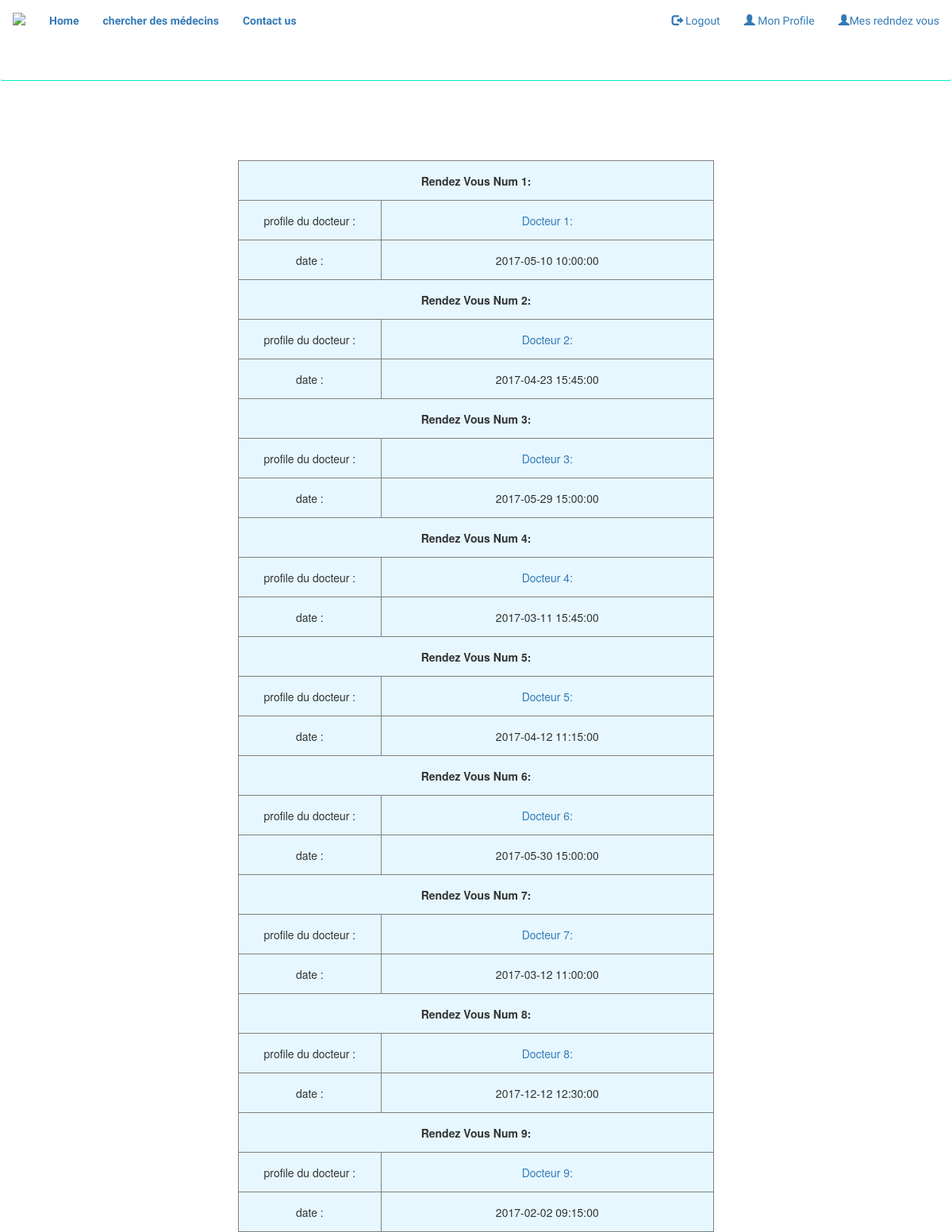
The app's page /myrdv.php (signed in) with its own data.
### tables this page shows
CREATE TABLE `rdv` (
  `id` int(11) NOT NULL,
  `puser` varchar(20) DEFAULT NULL,
  `duser` varchar(20) DEFAULT NULL,
  `date` datetime NOT NULL
);

### myrdv.php (the view, shortened to what this page needs)
<?php
include 'nav.php';
if ( isset($_SESSION['user'] ) && isset($_SESSION['type']) ){
   $conn = new mysqli("localhost", "id1811609_root", "aymen","id1811609_my_db");
   $sql = "SELECT * FROM rdv WHERE puser='".$_SESSION['user']."'";
   $rdv = $conn->query($sql);
   $i=0;
?>
<head>
  <link rel="stylesheet" href="\listecss.css">
</head>
<table border="1" width="50%" align="center">
<?php
while ($row = $rdv->fetch_assoc()) {
  $i++;
    ?>
  <tr><th colspan="2" > Rendez Vous Num <?php echo "$i: "; ?></a></th> </tr>
  <tr> <td width="30%"> profile du docteur : </td>     <td> <a href="\profile.php?user=<?php echo $row['duser'];?>" >  Docteur <?php echo "$i: "; ?> </a></td></tr>
  <tr> <td width="30%"> date : </td>     <td> <?php echo $row['date']; ?>  </td></tr>
<?php
}
}
else {
$url = 'index.php';
echo"<script>window.location = '$url';</script>";
exit();
}
?>

### nav.php (shortened to what this page needs)
<!DOCTYPE html>
<html lang="en">
<head>
  <link rel="stylesheet" href="https://maxcdn.bootstrapcdn.com/bootstrap/3.3.7/css/bootstrap.min.css">
  <link rel="stylesheet" href="\custom-nav.css">
</head>
<body>
<nav class="navbar">
    <div class="navbar-header">
      <a href="\index.php" class="navbar-brand"><img id="logo" src="\logo.bmp"></a>
    </div>
    <div class="collapse navbar-collapse" id="myNavbar">
      <ul class="nav navbar-nav">
        <li><a href="\index.php"><b>Home</b></a></li>
      <?php if (isset( $_SESSION['user']) && ($_SESSION['type']==1) )
echo  '<li><a href="\chercher.php"><b>chercher des médecins</b></a></li>'; ?>
        <li><a href="#"><b>Contact us</b></a></li>
      </ul>
      <ul class="nav navbar-nav navbar-right">
        <?php if  (isset( $_SESSION['user']))  {
        echo '<li><a href="logout.php"><span class="glyphicon glyphicon-log-out"></span> Logout</a></li>
              <li><a href="MonProfile.php"><span class="glyphicon glyphicon-user"></span> Mon Profile</a></li>  ';
              if ($_SESSION['type']==2)
              echo '<li><a href="\myPatient.php"><span class="glyphicon glyphicon-user"></span>Mes malades</a></li>';
              elseif  ($_SESSION['type']==1)
              echo '<li><a href="\myrdv.php"><span class="glyphicon glyphicon-user"></span>Mes redndez vous</a></li>';
}
        else
        echo '<li><a href="\signup.php"><span class="glyphicon glyphicon-user"></span> Sign Up</a></li>
          <li><a href="login.php"><span class="glyphicon glyphicon-log-in"></span> Login</a></li>';
    ?>  </ul>
    </div>
</nav>
</body>
</html>

### custom-nav.css (style rules this page uses)
#logo { height: 50px; }
.navbar { font-family: 'Comfortaa', cursive; }
nav { margin: 0; }
.navbar { background-color: white ; border-bottom-color:#01EDC9; margin-bottom: 0; padding-bottom: 50px; }
.navbar .navbar-brand { color: #2A91E0; }

### listecss.css (style rules this page uses)
table { margin-top: 100px; }
td { height: 50px; text-align: center; background-color: #e6f7ff; }
th { height: 50px; background-color: #e6f7ff; text-align: center; }

### records on screen
rdv: date "2017-05-10 10:00:00"
rdv: date "2017-04-23 15:45:00"
rdv: date "2017-05-29 15:00:00"
rdv: date "2017-03-11 15:45:00"
rdv: date "2017-04-12 11:15:00"
rdv: date "2017-05-30 15:00:00"
rdv: date "2017-03-12 11:00:00"
rdv: date "2017-12-12 12:30:00"
rdv: date "2017-02-02 09:15:00"
